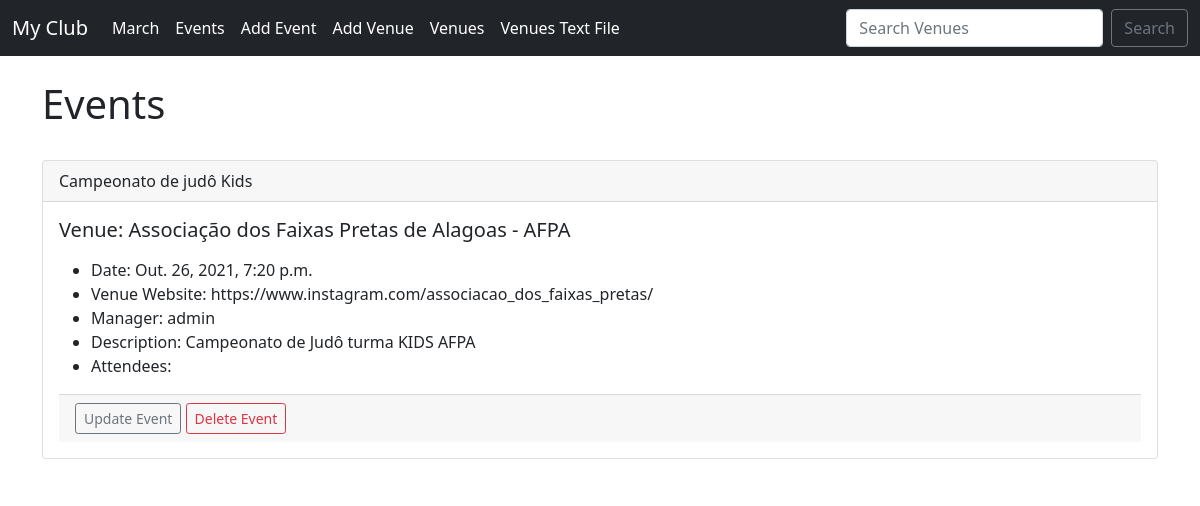
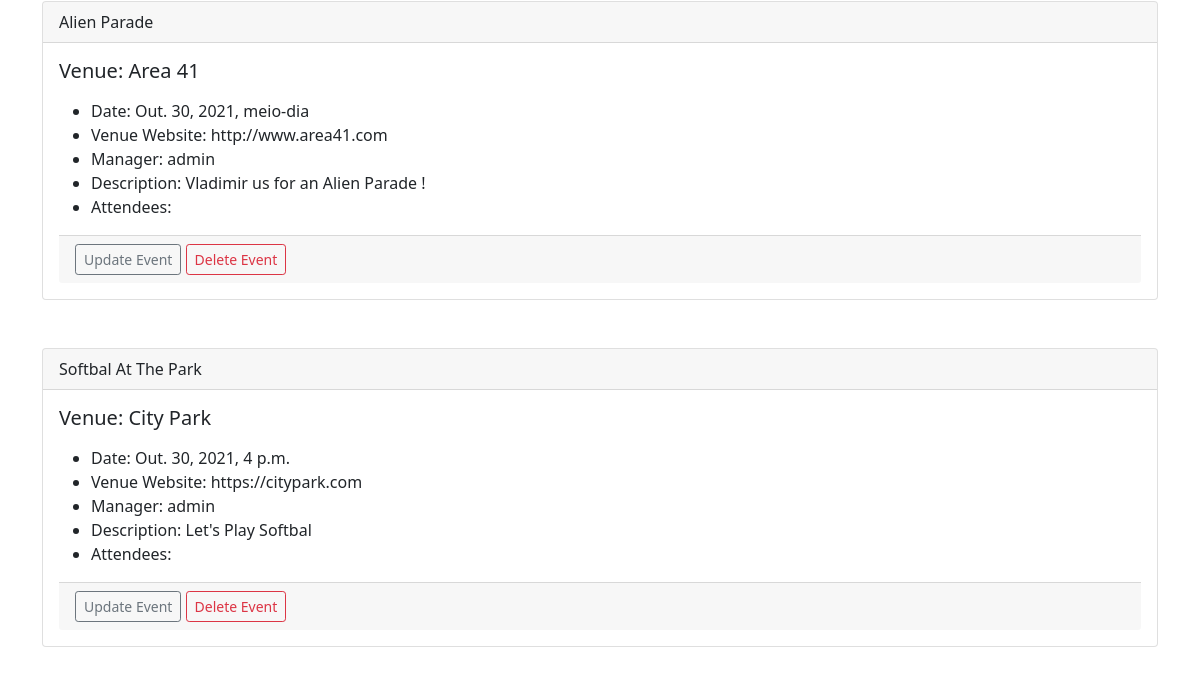
The page /events on the database as committed earlier (2 pictures, top to bottom).
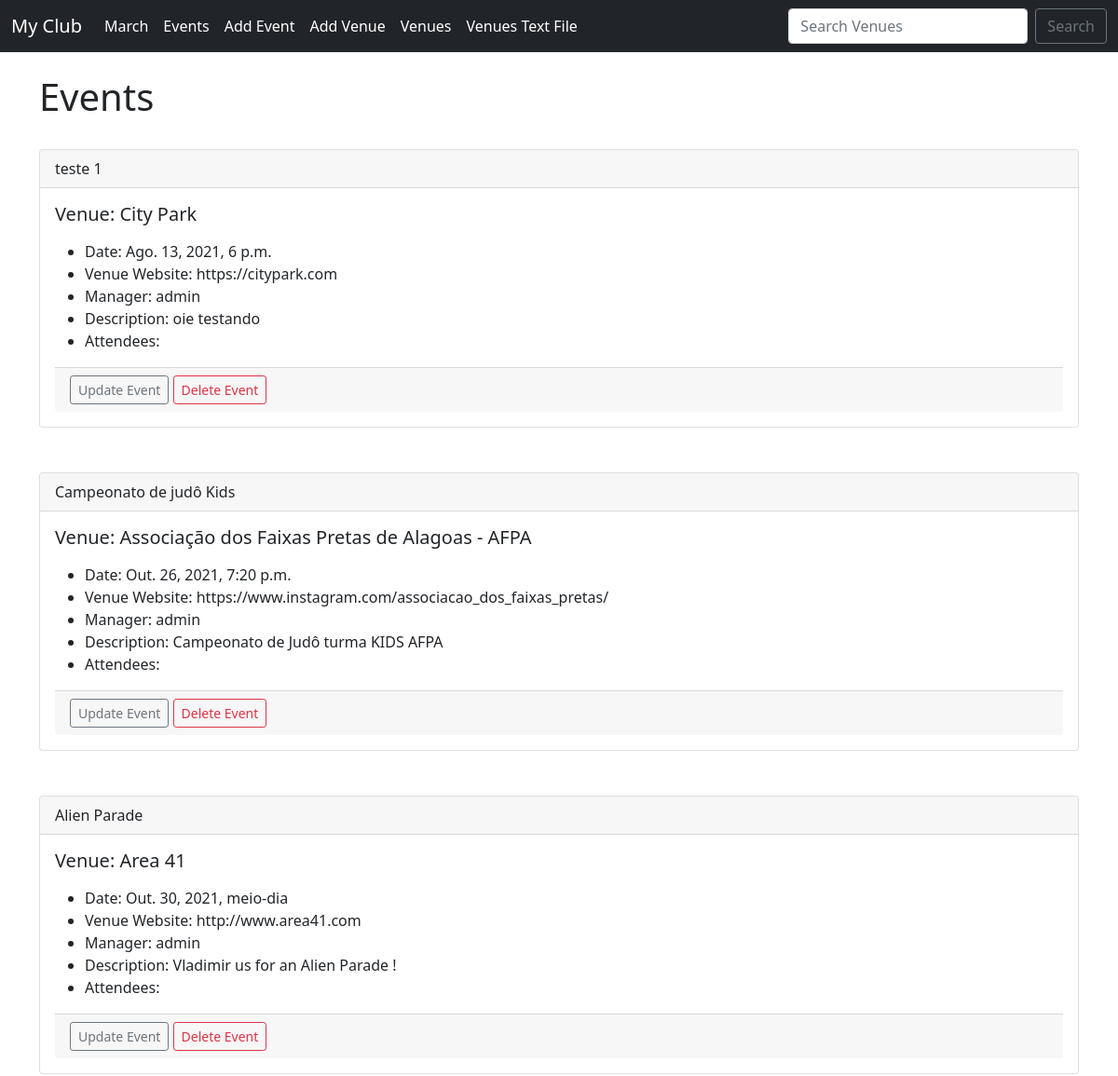
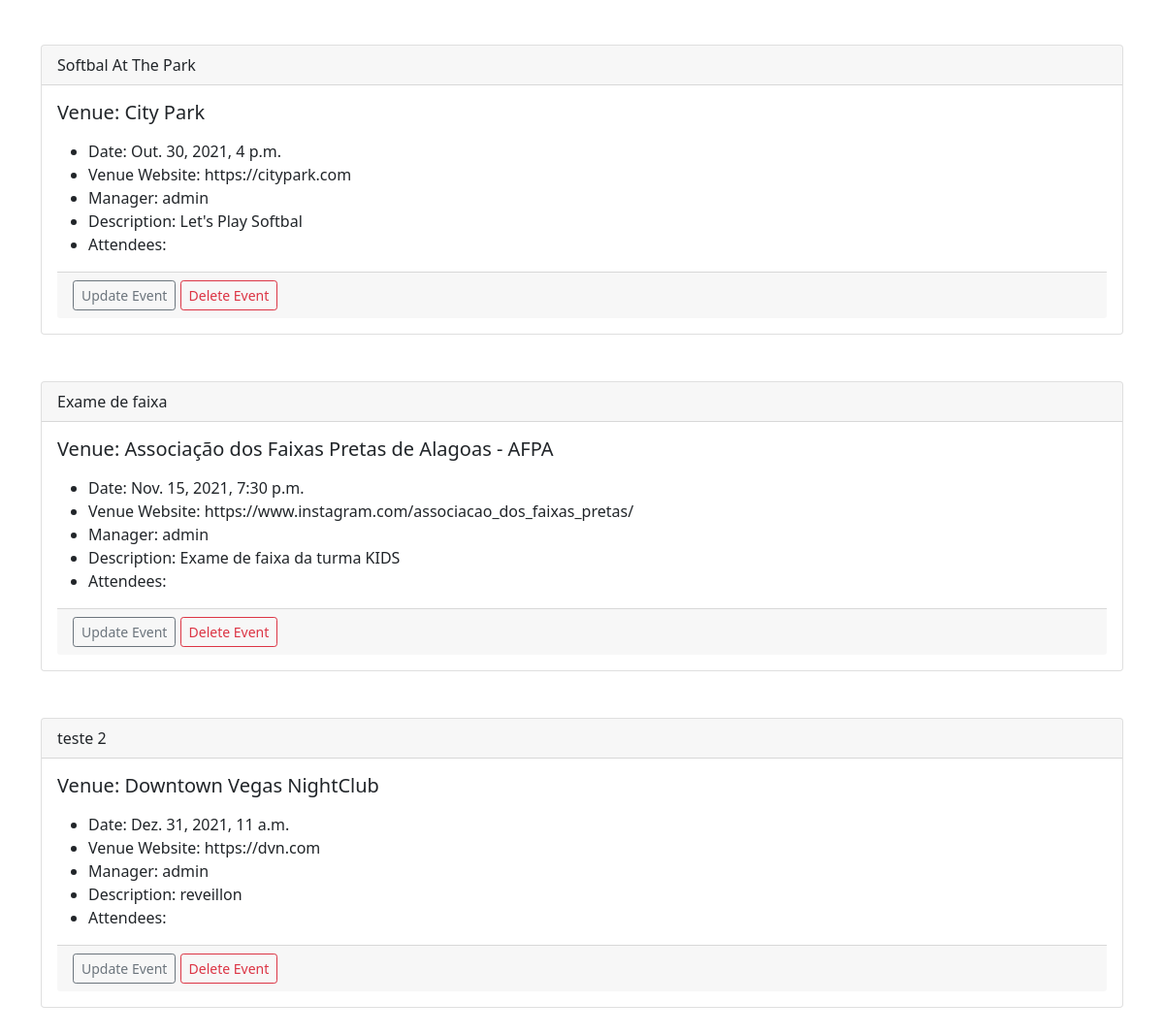
The same page on the database as committed later (2 pictures, top to bottom).
### events/models.py (models this page shows)
class Event(models.Model):
    name = models.CharField('Event Name', max_length=120)
    event_date = models.DateTimeField('Event Date')
    venue = models.ForeignKey(Venue, blank=True, null=True, on_delete=models.CASCADE) #  informa ao Django para ativar o efeito de exclusão, isto é, continuar excluindo os modelos dependentes também
    manager = models.ForeignKey(User, blank=True, null=True,on_delete=models.SET_NULL) # relacionado com User do django
    description = models.TextField(blank=True)
    attendees = models.ManyToManyField(MyClubUser, blank=True)
    def __str__(self):
        return self.name

class Venue(models.Model):
    name = models.CharField('Venue name', max_length=120)
    address = models.CharField(max_length=300)
    zip_code = models.CharField('Zip Code', max_length=15)
    phone = models.CharField('Contact Phone', max_length=25, blank=True)
    web = models.URLField('Website Address',blank=True)
    email_address = models.EmailField('Email',blank=True)
    def __str__(self):
        return self.name

### events/views.py (the view)
# urls.py: path('events', views.all_events, name="list-events"),
def all_events(request):
    event_list = Event.objects.all().order_by('event_date')
    return render(request, 'events/event_list.html', {'event_list': event_list})

### events/templates/events/event_list.html (shortened to what this page needs)
{% extends 'events/base.html' %} {% block content %}
<h1>Events</h1>
<br/> {% for event in event_list %}
<div class="card">
    <div class="card-header">
        {{ event }}
    </div>
    <div class="card-body">
        <h5 class="card-title">Venue: {{ event.venue }}</h5>
        <p class="card-text">
            <ul>
                <li>Date: {{ event.event_date }}</li>
                <li>Venue Website: {{ event.venue.web }}</li>
                <li>Manager: {{ event.manager }}</li>
                <li>Description: {{ event.description }}</li>
                <li>Attendees:<br/>
                </li>
            </ul>
        </p>
         <div class="card-footer text-muted">
        <a href="{% url 'update-event' event.id %}" class="btn btn-outline-secondary btn-sm">
           Update Event
        </a>
         <a href="{% url 'delete-event' event.id %}" class="btn btn-outline-danger btn-sm">Delete Event</a>
    </div>
    </div>
</div>
<br/><br/> {% endfor %}
{% endblock %}

### events/templates/events/base.html (shortened to what this page needs)
<!doctype html>
<html lang="en">
<head>
    <link href="https://cdn.jsdelivr.net/npm/bootstrap@5.1.3/dist/css/bootstrap.min.css" rel="stylesheet">
</head>
<body>
    {% include 'events/navbar.html' %}
    <br/>
    <div class="container">
        {% block content %} {% endblock%}
    </div>
</body>
</html>

### events/templates/events/navbar.html (shortened to what this page needs)
<nav class="navbar navbar-expand-lg navbar-dark bg-dark">
  <div class="container-fluid">
    <a class="navbar-brand" href="{% url 'home' %}">My Club</a>
    <div class="collapse navbar-collapse" id="navbarSupportedContent">
      <ul class="navbar-nav me-auto mb-2 mb-lg-0">
        <li class="nav-item">
          <a class="nav-link active" href="{%url 'mes' '2021' 'March' %}"
            >March</a
          >
        </li>
        <li class="nav-item">
          <a class="nav-link active" href="{%url 'list-events' %}">Events</a>
        </li>
        <li class="nav-item">
          <a class="nav-link active" href="{%url 'add-event' %}">Add Event</a>
        </li>
        <li class="nav-item">
          <a class="nav-link active" href="{%url 'add-venue' %}">Add Venue</a>
        </li>
        <li class="nav-item">
          <a class="nav-link active" href="{%url 'list-venues' %}"> Venues</a>
        </li>
        <li class="nav-item">
          <a class="nav-link active" href="{% url 'venue_text' %}">
            Venues Text File</a
          >
        </li>
      </ul>
      <form class="d-flex" method="POST" action="{% url 'search-venues' %}">
        <input
          class="form-control me-2"
          type="search"
          placeholder="Search Venues"
          aria-label="Search"
          name="searched"
        />
        <button class="btn btn-outline-secondary" type="submit">Search</button>
      </form>
    </div>
  </div>
</nav>

Rows that differ between the two databases and show on the page:
added Event: name "teste 1", venue "City Park", event_date "Ago. 13, 2021, 6 p.m.", venue.web "https://citypark.com", manager "admin", description "oie testando"
added Event: name "Exame de faixa", venue "Associação dos Faixas Pretas de Alagoas - AFPA", event_date "Nov. 15, 2021, 7:30 p.m.", venue.web "https://www.instagram.com/associacao_dos_faixas_pretas/", manager "admin", description "Exame de faixa da turma KIDS"
added Event: name "teste 2", venue "Downtown Vegas NightClub", event_date "Dez. 31, 2021, 11 a.m.", venue.web "https://dvn.com", manager "admin", description "reveillon"
